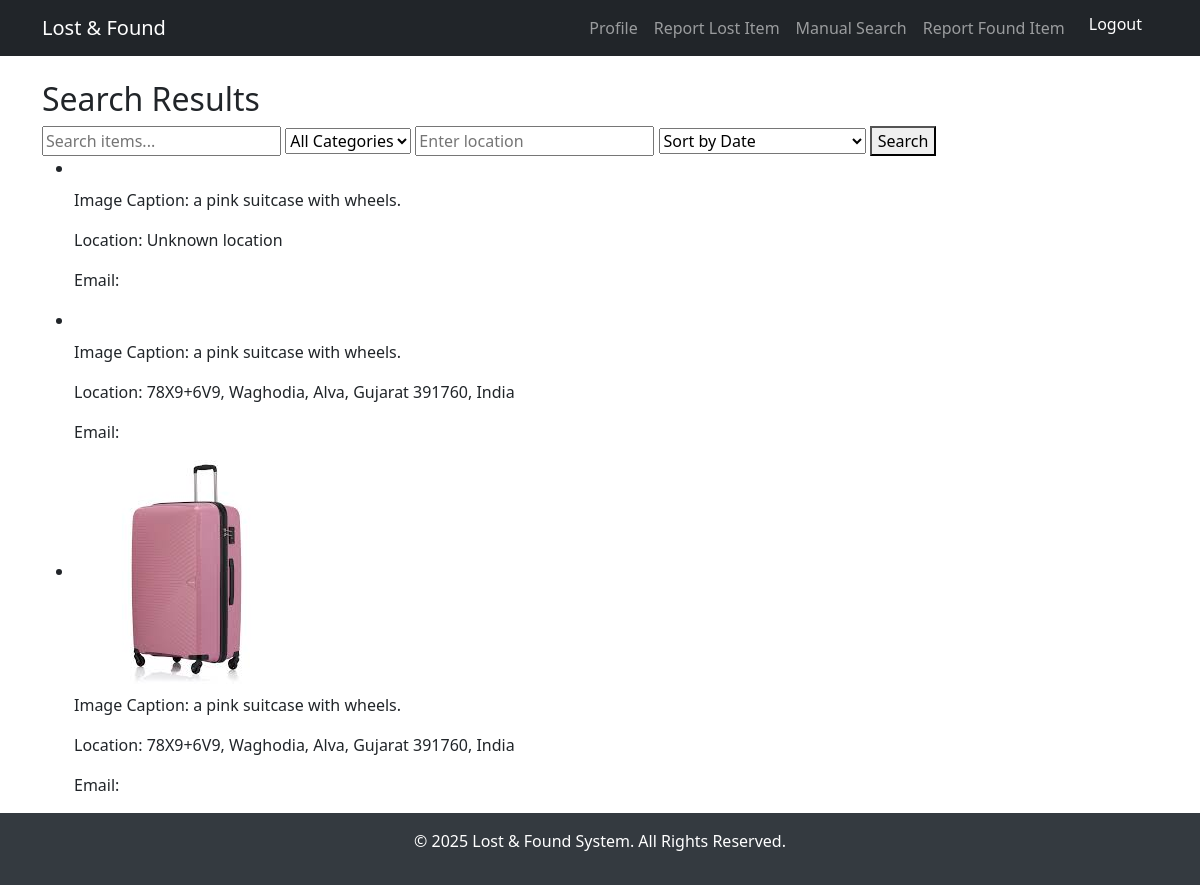
Page /search/ (signed in) on the committed database.
### mainapp/models.py (models this page shows, shortened)
class BaseItem(models.Model):
    user = models.ForeignKey(CustomUser, on_delete=models.CASCADE)
    title = models.CharField(max_length=200)
    description = models.TextField(blank=True)
    image = models.ImageField(upload_to='items/', blank=True, null=True)
    latitude = models.FloatField(null=True, blank=True)
    longitude = models.FloatField(null=True, blank=True)
    address = models.CharField(max_length=255, blank=True)
    status = models.CharField(max_length=10, choices=STATUS_CHOICES, default='Open')
    created_at = models.DateTimeField(default=now)
    category = models.CharField(max_length=50, blank=True)  # e.g., "electronics", "jewelry"
    condition = models.CharField(max_length=10, choices=CONDITION_CHOICES, default='Used')
    tags = models.TextField(blank=True)  # Store tags as JSON string
    class Meta:
        abstract = True

class ItemLost(BaseItem):
    pass

class ItemFound(BaseItem):
    matched_item = models.ForeignKey(ItemLost, null=True, blank=True, on_delete=models.SET_NULL)

### mainapp/views.py (the view)
# urls.py: path('search/', views.search_items, name='search_items'),
@login_required(login_url='login')
def search_items(request):
    query = request.GET.get("query", "")
    category = request.GET.get("category", "")
    location = request.GET.get("location", "")
    sort_by = request.GET.get("sort_by", "date")
    lost_items = ItemLost.objects.filter(status="Open")
    found_items = ItemFound.objects.filter(status="Open")
    if query:
        lost_items = lost_items.filter(Q(title__icontains=query) | Q(description__icontains=query))
        found_items = found_items.filter(Q(title__icontains=query) | Q(description__icontains=query))
    if category:
        lost_items = lost_items.filter(category=category)
        found_items = found_items.filter(category=category)
    if location:
        lost_items = lost_items.filter(address__icontains=location)
        found_items = found_items.filter(address__icontains=location)
    items = list(lost_items) + list(found_items)
    if sort_by == "date":
        items.sort(key=lambda x: x.created_at, reverse=True)
    elif sort_by == "location" and request.user.latitude and request.user.longitude:
        items.sort(key=lambda x: calculate_distance(
            x.latitude or 0, x.longitude or 0, request.user.latitude, request.user.longitude
        ))
    return render(request, "mainapp/search_results.html", {"items": items, "query": query})

### mainapp/templates/mainapp/search_results.html (shortened to what this page needs)
{% extends "mainapp/base.html" %}
{% block content %}
<h2>Search Results</h2>
<form method="GET" action="{% url 'search_items' %}">
    <input type="text" name="query" placeholder="Search items..." value="{{ request.GET.query }}">
    <select name="category">
        <option value="">All Categories</option>
    </select>
    <input type="text" name="location" placeholder="Enter location" value="{{ request.GET.location }}">
    <select name="sort_by">
        <option value="date">Sort by Date</option>
    </select>
    <button type="submit">Search</button>
</form>
{% if items %}
    <ul>
        {% for item in items %}
            <li>
                <img src="{{ item.image.url }}" alt="{{ item.name }}">
                <p>{{ item.description }}</p>
                <p>Location: {{ item.address }}</p>
                <p>Email: {{ item.email }}</p>
            </li>
        {% endfor %}
    </ul>
{% else %}
    <p>No matching items found.</p>
{% endif %}
{% endblock %}

### mainapp/templates/mainapp/base.html (style rules this page uses)
html, body { height: 100%; display: flex; flex-direction: column; }

### rows in the picture
ItemLost: description "Image Caption: a pink suitcase with wheels.", address "Unknown location"
ItemFound: description "Image Caption: a pink suitcase with wheels.", address "78X9+6V9, Waghodia, Alva, Gujarat 391760, India"
ItemFound: image (picture), description "Image Caption: a pink suitcase with wheels.", address "78X9+6V9, Waghodia, Alva, Gujarat 391760, India"
